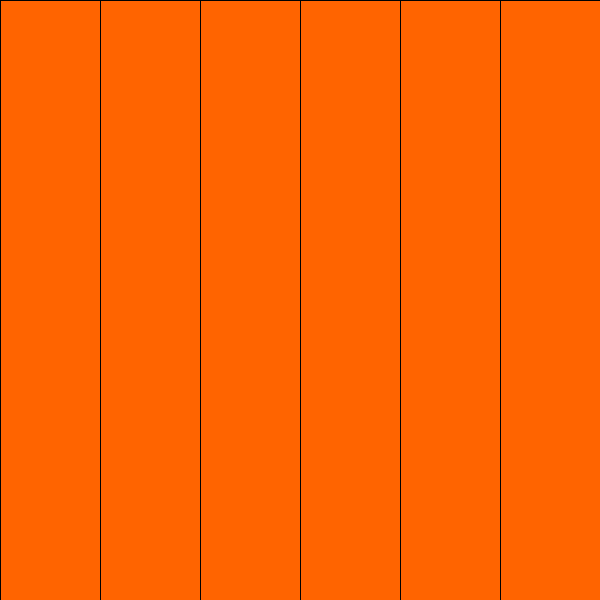
Frame 1 (no input)
Frame 60 (the mouse pressed at the canvas centre just before this capture): identical to frame 1, image omitted
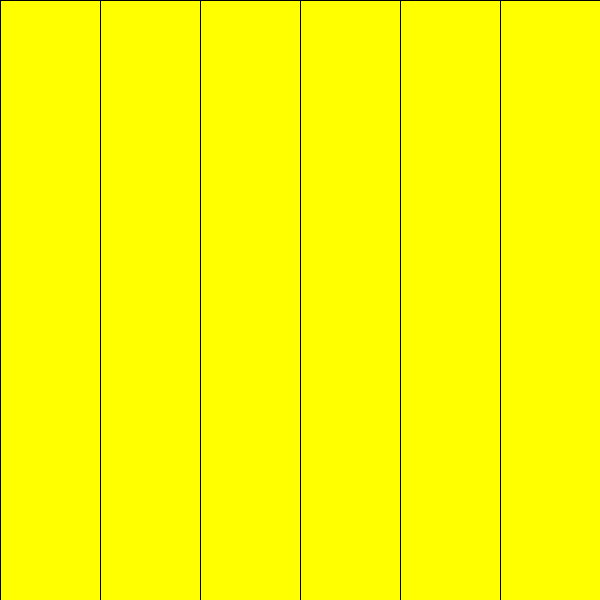
Frame 120 (the mouse held since frame 60 and released just before this capture)

The Processing sketch that drew these frames (run headless with seeded random() and noise(); from frame 60 on, the mouse is pressed at the canvas centre):

// Processing sketch: processing_100581
// ── processing_100581.pde

int y=0;
PImage img;

void setup(){
  size(600,600);
  background(255);
  rectMode(CENTER);
}
void draw(){
  
  fill(255,255,0);
  rect(50,300,100,600);
  
  fill(255,100,0);
  rect(mouseX+50,300,100,600);
  
  fill(255,255,0);
  rect(150,300,100,600);
  
    fill(255,100,0);
  rect(mouseX+150,300,100,600);
  
  fill(255,255,0);
  rect(250,300,100,600);
  
    fill(255,100,0);
  rect(mouseX+250,300,100,600);
  
  fill(255,255,0);
  rect(350,300,100,600);
  
  fill(255,100,0);
  rect(mouseX+350,300,100,600);
  
  fill(255,255,0);
  rect(450,300,100,600);
  
  
  fill(255,100,0);
  rect(mouseX+450,300,100,600);
  
  fill(255,255,0);
  rect(550,300,100,600);

  fill(255,100,0);
  rect(mouseX+550,300,100,600);
  
}
  
  /*  for(int x=100;x<700;x+=100){
  rect(x-50,300,100,600);*/
